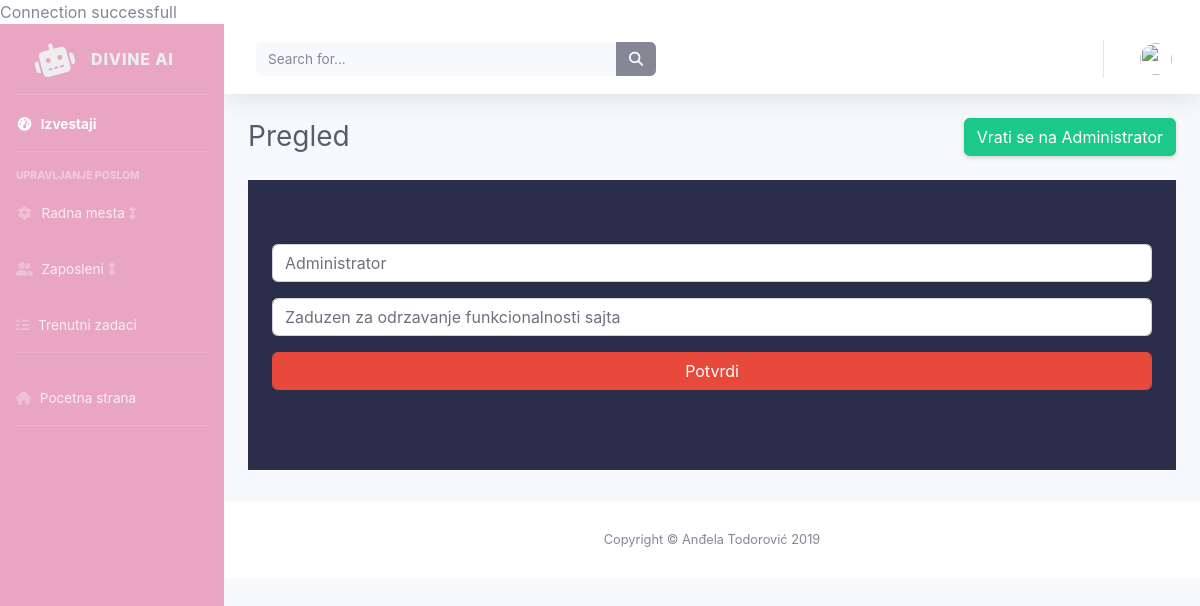
Screenshot of /GUI/admin/updatework.php?edit=1 (signed in) with the database file from the repository.
### tables this page shows
CREATE TABLE `radno_mesto` (
  `id_radno_mesto` int(11) NOT NULL,
  `naziv` varchar(45) NOT NULL,
  `opis` varchar(500) NOT NULL,
  `kreirano` timestamp NOT NULL DEFAULT CURRENT_TIMESTAMP ON UPDATE CURRENT_TIMESTAMP
);

### BL/WorkPlace.php (called while the page is built, shortened)
<?php
class WorkPlace
{
private $conn;
private $table = 'radno_mesto';
public $id_radno_mesto;
public function __construct($db) {
	$this->conn = $db;
}
public function readSingleWork() {
	$query = "SELECT m.naziv,m.opis,m.kreirano,count(r.radno_mesto) as ukupno_radnika FROM " . $this->table . " m
	LEFT JOIN radnik r ON m.id_radno_mesto = r.radno_mesto
	WHERE m.id_radno_mesto = ?
	LIMIT 0,1";
	$workstmt = $this->conn->prepare($query);
	$workstmt->bindParam(1,$this->id_radno_mesto);
	$workstmt->execute();
	$rowwork = $workstmt->fetch(PDO::FETCH_ASSOC);
	$this->naziv = $rowwork['naziv'];
	$this->opis = $rowwork['opis'];
}
}

### GUI/admin/updatework.php (the view, shortened to what this page needs)
<?php
include_once '../../DAL/Database.php';
include_once '../../BL/WorkPlace.php';
$database = new Database();
$db = $database->getConnection();
  $stmt = new WorkPlace($db);
  $stmt->id_radno_mesto = isset($_GET['edit']) ? $_GET['edit'] : die();
  $stmt->readSingleWork();
?>
<!DOCTYPE html>
<html lang="en">
<head>
    <link rel="stylesheet" href="https://stackpath.bootstrapcdn.com/bootstrap/4.3.1/css/bootstrap.min.css">
    <link rel="stylesheet" href="../css/dash-bs.css">
    <link rel="stylesheet" href="../css/admin.css">
    <link rel="stylesheet" href="../css/color.css">
</head>
<body id="page-top">
  <div id="wrapper">
   <?php include_once '../../INCLUDES/sidebar.php'; ?>
    <div id="content-wrapper" class="d-flex flex-column">
      <div id="content">
        <nav class="navbar navbar-expand navbar-light bg-white topbar mb-4 static-top shadow">
          <form class="d-none d-sm-inline-block form-inline mr-auto ml-md-3 my-2 my-md-0 mw-100 navbar-search">
            <div class="input-group">
              <input type="text" class="form-control bg-light border-0 small" placeholder="Search for..." aria-label="Search" aria-describedby="basic-addon2">
              <div class="input-group-append">
                <button class="btn btn-secondary" type="button">
                  <i class="fas fa-search fa-sm"></i>
                </button>
              </div>
            </div>
          </form>
          <ul class="navbar-nav ml-auto">
<li class="nav-item dropdown no-arrow">
<a class="nav-link dropdown-toggle" href="#" id="userDropdown" role="button" data-toggle="dropdown" aria-haspopup="true" aria-expanded="false">
<img class="img-profile rounded-circle" src="<?php echo $profile->slika ?>">
</a>
</li>
</ul>
        </nav>
        <div class="container-fluid">
          <div class="d-sm-flex align-items-center justify-content-between mb-4">
            <h1 class="h3 mb-0 text-gray-800">Pregled</h1>
            <a href="singlework.php?id_mesto=<?php echo $stmt->id_radno_mesto ?>" class="d-none d-sm-inline-block btn  btn-success shadow-sm"> Vrati se na
              <?php echo $stmt->naziv; ?></a>
          </div>
          <div class="jumbotron jumbotron-fluid darkblue-bg myjumbo ">
  <div class="container">
    <form action="" method="post">
    <div class="form-group">
      <input type="text" name="naziv" class="form-control" value="<?php echo $stmt->naziv ?>">
    </div>
   <div class="form-group">
      <input type="text" name="opis" class="form-control" value="<?php echo $stmt->opis ?>">
    </div>
     <div class="form-group">
      <input type="submit" onclick="return confirm('Da li ste sigurni?')" name="submit" id="submit" class="form-control btn btn-danger" value="Potvrdi">
    </div>
  </form>
  </div>
</div>
          </div>
      <footer class="sticky-footer bg-white">
        <div class="container my-auto">
          <div class="copyright text-center my-auto">
            <span>Copyright &copy; Anđela Todorović 2019</span>
          </div>
        </div>
      </footer>
    </div>
  </div>
</body>
</html>

### GUI/css/admin.css (style rules this page uses)
.myjumbo { color: #EEE; }

### GUI/css/color.css (style rules this page uses)
.darkblue-bg { background-color: #2b2e4a; }

### rows the page displays
radno_mesto: naziv "Administrator", opis "Zaduzen za odrzavanje funkcionalnosti sajta"
